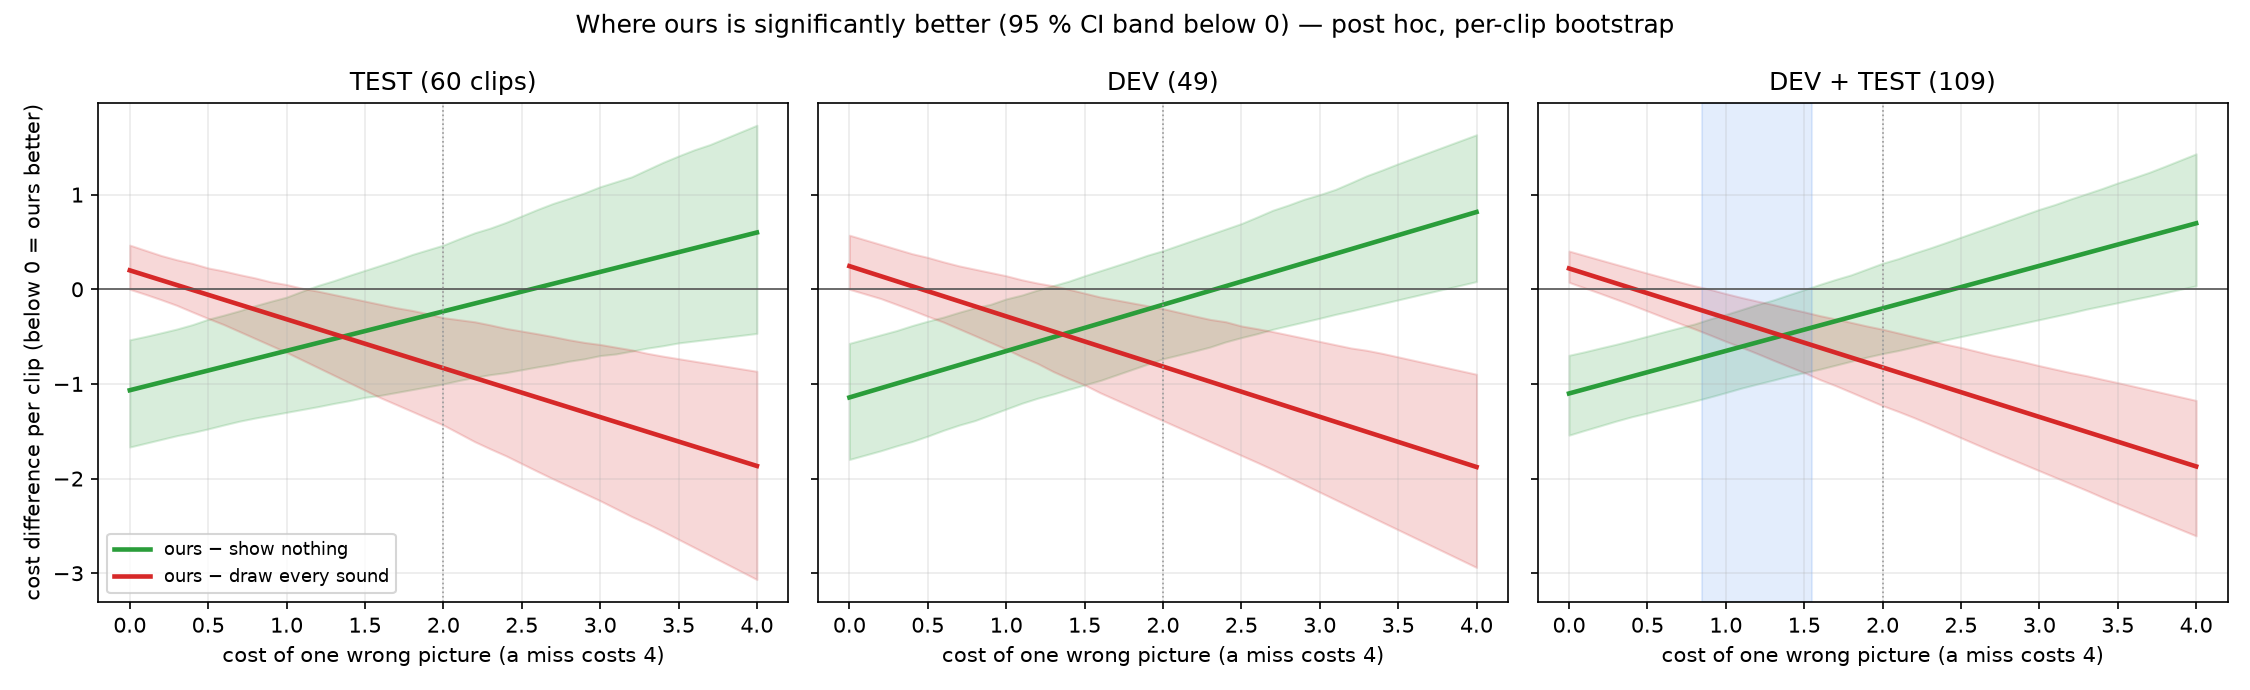

Recreate this plot in Python.
"""Where is ours significantly better, as a function of the price of a wrong picture (beta; a miss costs 4)?
Per-clip misses and wrong pictures from docs/inspector/data.json (the official scorer's classes); paired clip bootstrap,
2000 draws, seed 0, 95 % CI of (ours - silence) and (ours - blind) at each beta. POST HOC (asked by Adam 28 Sept after the
tables were closed); no multiplicity correction across beta; DEV was used for tuning, so DEV and DEV+TEST lean optimistic.

    python benchmark/gold/beta_band.py     # -> benchmark/gold/beta_band.json, beta_band.png
"""
from __future__ import annotations

import json
from pathlib import Path

import numpy as np

_ROOT = Path(__file__).resolve().parent.parent.parent
DATA = _ROOT / "docs" / "inspector" / "data.json"
OUT = _ROOT / "benchmark" / "gold" / "beta_band"
BETAS = np.round(np.arange(0, 4.01, 0.1), 2)


def counts(cl, n):
    s = cl["systems"][n]
    miss = sum(1 for i, x in enumerate(cl["sounds"]) if x["needed"] and x["importance"] >= 2 and s["sounds"][i]["outcome"] == "miss")
    return miss, sum(1 for p in s["pictures"] if p["class"].startswith("wrong"))


def band(clips):
    O = np.array([counts(c, "ours") for c in clips], float)
    B = np.array([counts(c, "blind") for c in clips], float)
    S = np.array([[sum(1 for x in c["sounds"] if x["needed"] and x["importance"] >= 2), 0] for c in clips], float)
    rng = np.random.default_rng(0)
    idx = [rng.integers(0, len(clips), len(clips)) for _ in range(2000)]
    res = {"silence": [], "blind": []}
    for beta in BETAS:
        cost = lambda M: 4 * M[:, 0] + beta * M[:, 1]
        for name, other in (("silence", S), ("blind", B)):
            dd = cost(O) - cost(other)
            bs = np.array([dd[i].mean() for i in idx])
            res[name].append([float(beta), float(dd.mean()), float(np.percentile(bs, 2.5)), float(np.percentile(bs, 97.5))])
    return res


def main():
    import matplotlib
    matplotlib.use("Agg")
    import matplotlib.pyplot as plt
    d = json.loads(DATA.read_text(encoding="utf-8"))
    sets = {"TEST (60 clips)": ["TEST"], "DEV (49)": ["DEV"], "DEV + TEST (109)": ["DEV", "TEST"]}
    out = {}
    fig, axes = plt.subplots(1, 3, figsize=(15, 4.6), sharey=True)
    for ax, (name, sel) in zip(axes, sets.items()):
        cl = [c for c in d["clips"] if c["split"] in sel]
        r = band(cl); out[name] = r
        for key, col, lab in (("silence", "#2a9d3a", "ours − show nothing"), ("blind", "#d62828", "ours − draw every sound")):
            a = np.array(r[key])
            ax.plot(a[:, 0], a[:, 1], color=col, lw=2.2, label=lab)
            ax.fill_between(a[:, 0], a[:, 2], a[:, 3], color=col, alpha=0.18)
        both = [b for b, s, bl in zip(BETAS, r["silence"], r["blind"]) if s[3] < 0 and bl[3] < 0]
        if both:
            ax.axvspan(min(both) - 0.05, max(both) + 0.05, color="#1f6feb", alpha=0.12, label="ours significantly better than both")
        ax.axhline(0, color="#555", lw=0.8); ax.axvline(2, color="#999", lw=0.8, ls=":")
        ax.set_title(name); ax.set_xlabel("cost of one wrong picture (a miss costs 4)")
        ax.grid(alpha=0.25)
    axes[0].set_ylabel("cost difference per clip (below 0 = ours better)")
    axes[0].legend(loc="lower left", fontsize=8.5)
    fig.suptitle("Where ours is significantly better (95 % CI band below 0) — post hoc, per-clip bootstrap", fontsize=12)
    fig.tight_layout()
    fig.savefig(OUT.with_suffix(".png"), dpi=150)
    OUT.with_suffix(".json").write_text(json.dumps(out, indent=1), encoding="utf-8")
    for name, r in out.items():
        both = [b for b, s, bl in zip(BETAS, r["silence"], r["blind"]) if s[3] < 0 and bl[3] < 0]
        sil = [b for b, s in zip(BETAS, r["silence"]) if s[3] < 0]
        bli = [b for b, s in zip(BETAS, r["blind"]) if s[3] < 0]
        print(f"{name}: better than silence for beta <= {max(sil) if sil else '-'}; better than blind for beta >= "
              f"{min(bli) if bli else '-'}; better than both: {(min(both), max(both)) if both else 'none'}")


if __name__ == "__main__":
    main()
